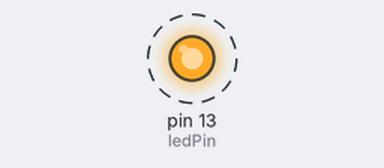
The sketch below on a simulated Arduino Uno, built with avr-gcc and run on an emulated ATmega328P. On the bench: output pins drawn as LEDs (lit = HIGH). Dashed ring = blinking.

Above: at 0.5 s.
Timing chart, 0 to 3.0 s (numbered marks = the images above):
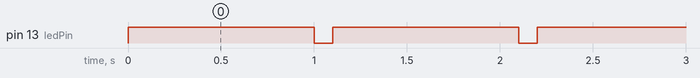

Measured:
- by itself, pin 13 (ledPin): alternates HIGH for 1.0 s and LOW for 0.10 s

The sketch:

first_scripts.ino
```cpp
int myDelayValue=100;
int ledPin = 13; // llum

// the setup function runs once when you press reset or power the board
void setup() {
  // initialize digital pin LED_BUILTIN as an output.
  pinMode(LED_BUILTIN, OUTPUT);
}

// the loop function runs over and over again forever
void loop() {
  digitalWrite(ledPin, HIGH);   // turn the LED on (HIGH is the voltage level)
  delay(1000);                       // wait for a second
  digitalWrite(ledPin, LOW);    // turn the LED off by making the voltage LOW
  delay(myDelayValue);                       // wait for a second
}
```
